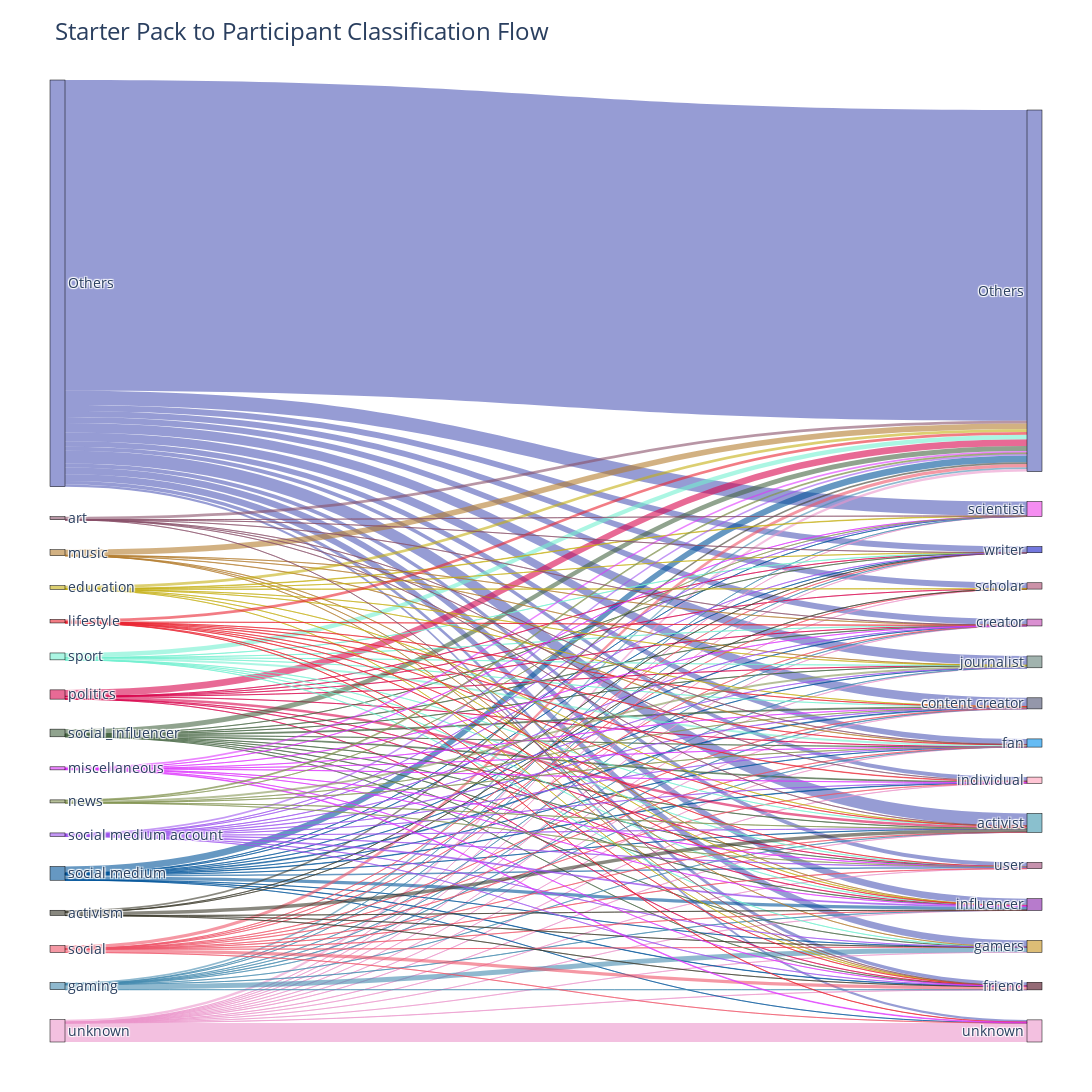

The code cell stored with this chart in its notebook:
### Code cell
import pandas as pd
import numpy as np
import plotly.graph_objects as go
import re
import random
from collections import defaultdict
from sklearn.feature_extraction.text import TfidfVectorizer
from sklearn.cluster import AgglomerativeClustering
from sentence_transformers import SentenceTransformer
import nltk
from nltk.stem import WordNetLemmatizer

nltk.download('wordnet')
nltk.download('omw-1.4')

lemmatizer = WordNetLemmatizer()

def generate_random_color():
    return f"rgba({random.randint(0, 255)}, {random.randint(0, 255)}, {random.randint(0, 255)}, 0.6)"

def enhanced_normalize(text):
    if pd.isna(text):
        return ""
    
    text = str(text).lower()
    text = re.sub(r"\(.*?\)", "", text)  # Remove parentheses
    text = re.sub(r"-.*", "", text).strip()  # Remove text after dash
    text = re.sub(r"[^\w\s]", "", text)  # Remove punctuation
    
    # Lemmatization
    words = text.split()
    lemmatized = [lemmatizer.lemmatize(word) for word in words]
    return " ".join(lemmatized)

def semantic_clustering(texts, threshold=0.7):
    model = SentenceTransformer('all-MiniLM-L6-v2')
    embeddings = model.encode(texts)
    
    # Cluster based on cosine similarity
    clustering = AgglomerativeClustering(
        n_clusters=None,
        metric='cosine',
        linkage='average',
        distance_threshold=1-threshold
    )
    clusters = clustering.fit_predict(embeddings)
    
    return clusters

def auto_group_labels(labels, threshold=0.7):
    if len(labels) == 0:
        return {}
    
    clusters = semantic_clustering(labels, threshold)
    
    label_mapping = {}
    cluster_representatives = {}
    
    for cluster_id in np.unique(clusters):
        cluster_labels = np.array(labels)[clusters == cluster_id]
        
        if len(cluster_labels) == 0:
            continue
            
        representative = min(cluster_labels, key=len)
        
        if any("other" in label.lower() for label in cluster_labels):
            representative = "Others"
        
        cluster_representatives[cluster_id] = representative
        
        for label in cluster_labels:
            label_mapping[label] = representative
    
    return label_mapping

file_path = "../../output_and_test_data/starter_packs/classified_starter_packs_hpc.csv"
df = pd.read_csv(file_path)

df["cleaned_starter_pack"] = df["starter_pack_classification"].apply(enhanced_normalize)
df["cleaned_participants"] = df["participants_classification"].apply(enhanced_normalize)

df["cleaned_starter_pack"] = df["cleaned_starter_pack"].replace("", "Others")
df["cleaned_participants"] = df["cleaned_participants"].replace("", "Others")

all_starter_labels = df["cleaned_starter_pack"].unique()
all_participant_labels = df["cleaned_participants"].unique()

starter_mapping = auto_group_labels(all_starter_labels)
participant_mapping = auto_group_labels(all_participant_labels)

df["grouped_starter_pack"] = df["cleaned_starter_pack"].map(starter_mapping)
df["grouped_participants"] = df["cleaned_participants"].map(participant_mapping)

df["grouped_starter_pack"] = df["grouped_starter_pack"].fillna("Others")
df["grouped_participants"] = df["grouped_participants"].fillna("Others")

starter_pack_counts = df["grouped_starter_pack"].value_counts()
participant_counts = df["grouped_participants"].value_counts()

top_n = 15
top_starter_packs = starter_pack_counts.nlargest(top_n).index.tolist()
top_participants = participant_counts.nlargest(top_n).index.tolist()

if "Others" not in top_starter_packs and starter_pack_counts.get("Others", 0) > 0:
    top_starter_packs.append("Others")
if "Others" not in top_participants and participant_counts.get("Others", 0) > 0:
    top_participants.append("Others")

df["grouped_starter_pack"] = df["grouped_starter_pack"].apply(
    lambda x: x if x in top_starter_packs else "Others"
)
df["grouped_participants"] = df["grouped_participants"].apply(
    lambda x: x if x in top_participants else "Others"
)

starter_pack_counts = df["grouped_starter_pack"].value_counts()
participant_counts = df["grouped_participants"].value_counts()

starter_pack_classes = starter_pack_counts.index.tolist()
participant_classes = participant_counts.index.tolist()

starter_pack_class_map = {label: idx for idx, label in enumerate(starter_pack_classes)}
participant_class_map = {
    label: idx + len(starter_pack_classes)
    for idx, label in enumerate(participant_classes)
}

df["source"] = df["grouped_starter_pack"].map(starter_pack_class_map)
df["target"] = df["grouped_participants"].map(participant_class_map)

source_target_counts = (
    df.groupby(["source", "target"])
    .size()
    .reset_index(name="value")
)

all_nodes = starter_pack_classes + participant_classes
labels = all_nodes

node_colors = {label: generate_random_color() for label in all_nodes}
link_colors = [
    node_colors[starter_pack_classes[row["source"]]]
    for _, row in source_target_counts.iterrows()
]

sankey_fig = go.Figure(
    go.Sankey(
        node=dict(
            pad=30,
            thickness=15,
            line=dict(color="black", width=0.5),
            label=labels,
            color=[node_colors[label] for label in labels],
            hovertemplate='<b>%{label}</b><br>Total: %{value}<extra></extra>',
        ),
        link=dict(
            source=source_target_counts["source"],
            target=source_target_counts["target"],
            value=source_target_counts["value"],
            color=link_colors,
            hovertemplate='Source: %{source.label}<br>Target: %{target.label}<br>Count: %{value}<extra></extra>',
        ),
    )
)

sankey_fig.update_layout(
    title_text="Starter Pack to Participant Classification Flow",
    title_font_size=24,
    font_size=14,
    width=1600,
    height=1200,
    margin=dict(l=50, r=50, t=80, b=50),
    hovermode="x unified",
)

sankey_fig.write_image("improved_sankey_diagram.png", scale=2)
sankey_fig.show()

### Figure 1 — Plotly figure (JSON) as saved in the notebook; plotly's stock layout.template omitted (floating-point values rounded to 4 significant figures; data arrays with more than 128 entries replaced by an {"elided": "..."} marker saying what was removed)
{"data": [{"link": {"color": {"elided": "171 str values"}, "hovertemplate": "Source: %{source.label}<br>Target: %{target.label}<br>Count: %{value}<extra></extra>", "source": {"elided": "171 int values"}, "target": {"elided": "171 int values"}, "value": {"elided": "171 int values"}}, "node": {"color": ["rgba(81, 91, 183, 0.6)", "rgba(236, 151, 203, 0.6)", "rgba(1, 84, 153, 0.6)", "rgba(217, 8, 79, 0.6)", "rgba(71, 103, 68, 0.6)", "rgba(69, 138, 176, 0.6)", "rgba(239, 84, 104, 0.6)", "rgba(115, 240, 209, 0.6)", "rgba(181, 125, 47, 0.6)", "rgba(59, 57, 42, 0.6)", "rgba(197, 176, 19, 0.6)", "rgba(157, 84, 239, 0.6)", "rgba(233, 38, 51, 0.6)", "rgba(222, 53, 253, 0.6)", "rgba(134, 151, 86, 0.6)", "rgba(137, 81, 106, 0.6)", "rgba(81, 91, 183, 0.6)", "rgba(236, 151, 203, 0.6)", "rgba(61, 151, 173, 0.6)", "rgba(238, 65, 232, 0.6)", "rgba(99, 128, 121, 0.6)", "rgba(199, 145, 28, 0.6)", "rgba(136, 35, 170, 0.6)", "rgba(77, 83, 114, 0.6)", "rgba(1, 144, 237, 0.6)", "rgba(79, 9, 28, 0.6)", "rgba(194, 71, 179, 0.6)", "rgba(255, 158, 184, 0.6)", "rgba(170, 74, 110, 0.6)", "rgba(161, 74, 119, 0.6)", "rgba(22, 31, 200, 0.6)"], "hovertemplate": "<b>%{label}</b><br>Total: %{value}<extra></extra>", "label": ["Others", "unknown", "social medium", "politics", "social_influencer", "gaming", "social", "sport", "music", "activism", "education", "social medium account", "lifestyle", "miscellaneous", "news", "art", "Others", "unknown", "activist", "scientist", "journalist", "gamers", "influencer", "content creator", "fan", "friend", "creator", "individual", "scholar", "user", "writer"], "line": {"color": "black", "width": 0.5}, "pad": 30, "thickness": 15}, "type": "sankey"}], "layout": {"font": {"size": 14}, "height": 1200, "hovermode": "x unified", "margin": {"b": 50, "l": 50, "r": 50, "t": 80}, "title": {"font": {"size": 24}, "text": "Starter Pack to Participant Classification Flow"}, "width": 1600}}
